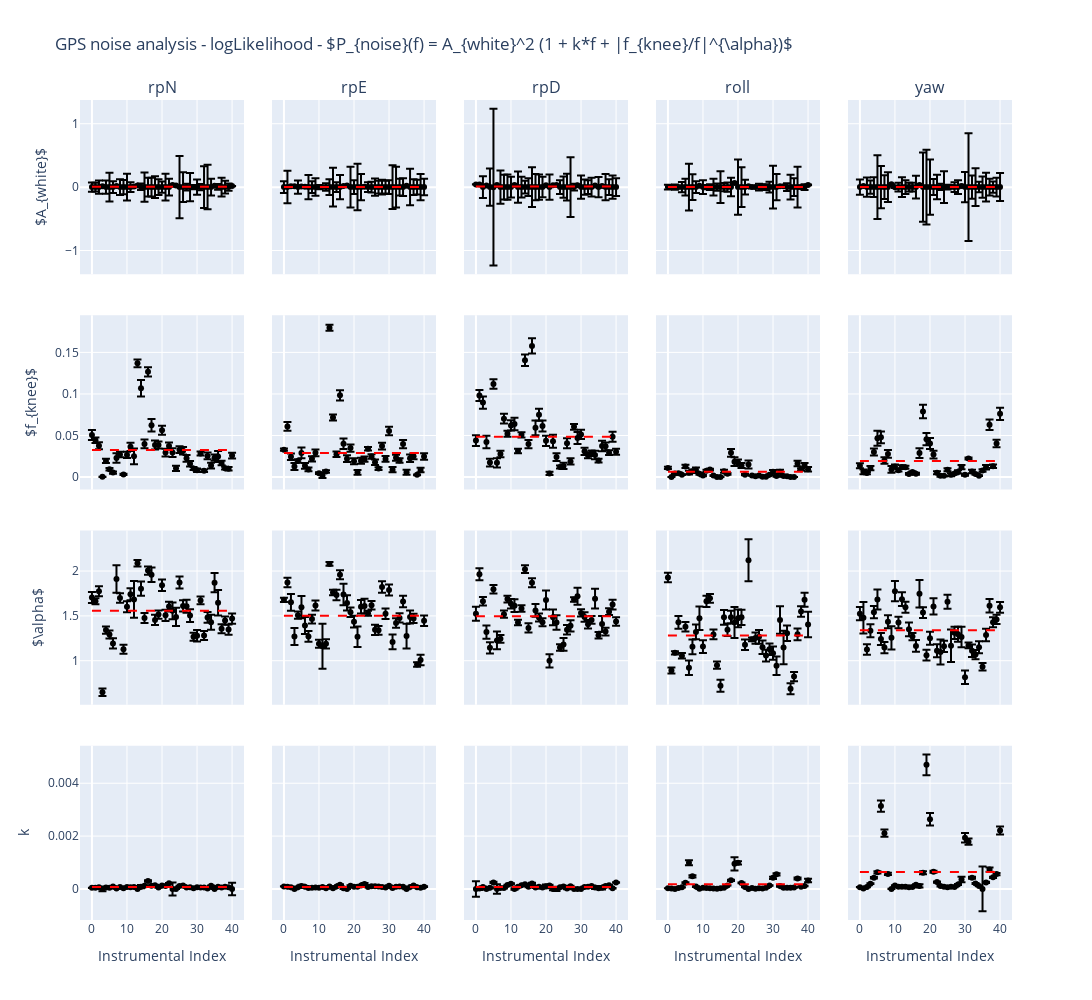

Notebook cell for this chart:
### Code cell
import plotly.graph_objects as go
from plotly.subplots import make_subplots

fig = make_subplots(
    rows=4,
    cols=5,
    shared_xaxes=True,
    shared_yaxes=True,
    subplot_titles=names,
    vertical_spacing=0.05,  # decreased spacing for larger plots
    horizontal_spacing=0.03,  # decreased spacing for larger plots
    row_heights=[0.1, 0.1, 0.1, 0.1],
    column_widths=[0.1, 0.1, 0.1, 0.1, 0.1],
)

n_datasets = len(names)
n_points = len(params_values_loglike[0])

for idata in range(n_datasets):
    for iparam in range(4):
        values = [params_values_loglike[idata][i][iparam] for i in range(n_points)]
        errors = [params_errors_loglike[idata][i][iparam] for i in range(n_points)]
        x = np.arange(n_points)

        mean_val = np.mean(values)
        std_val = np.std(values)

        # Add error bars
        fig.add_trace(
            go.Scatter(x=x, y=values, error_y=dict(type="data", array=errors, visible=True), mode="markers", marker=dict(color="black"), name=names[idata], showlegend=False),
            row=iparam + 1,
            col=idata + 1,
        )

        # Add mean line
        fig.add_trace(
            go.Scatter(x=[0, n_points - 1], y=[mean_val, mean_val], mode="lines", line=dict(color="red", dash="dash"), name=f"Mean = {mean_val:.2f} | Std = {std_val:.2f}", showlegend=False),
            row=iparam + 1,
            col=idata + 1,
        )

# Update layout
fig.update_layout(height=1000, width=1800, title_text=r"GPS noise analysis - logLikelihood - $P_{noise}(f) = A_{white}^2 (1 + k*f + |f_{knee}/f|^{\alpha})$", showlegend=False)

# Update y-axis labels
for iparam in range(4):
    fig.update_yaxes(title_text=label[iparam], row=iparam + 1, col=1)

# Update x-axis labels
for idata in range(n_datasets):
    fig.update_xaxes(title_text="Instrumental Index", row=4, col=idata + 1)

fig.show()
